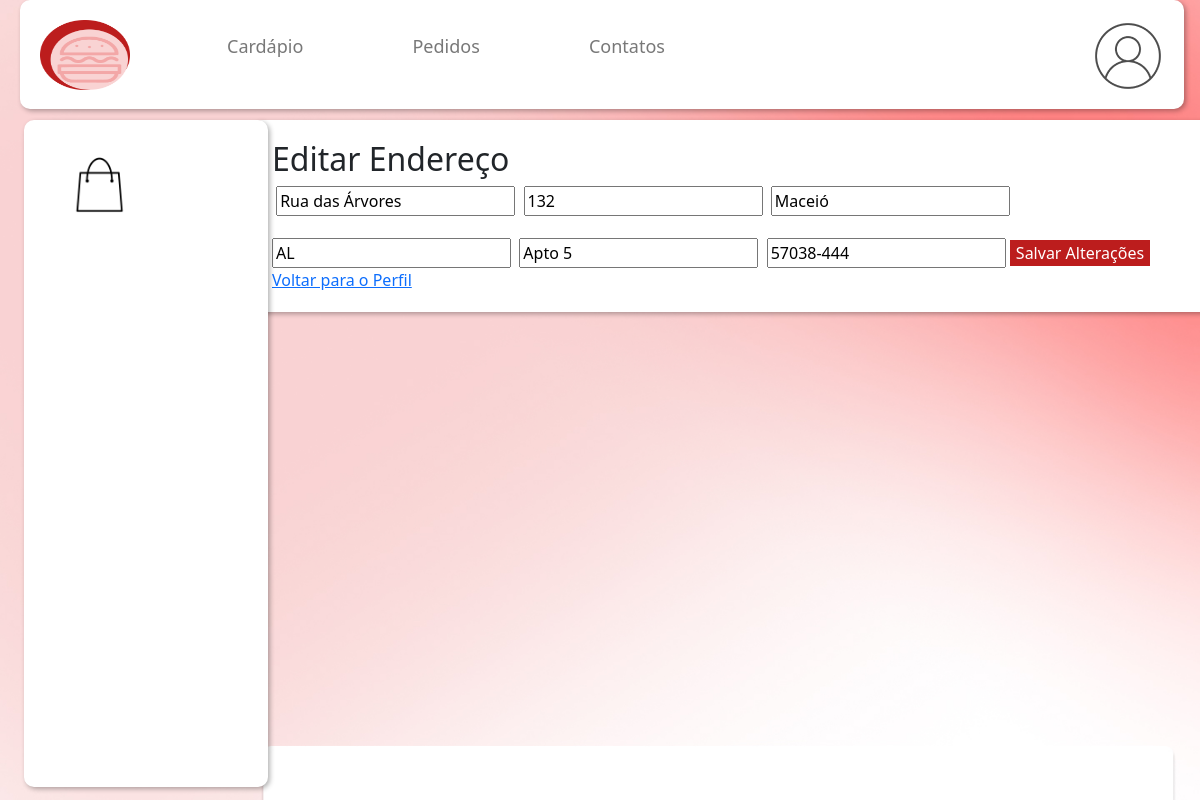
The app's page /edit_endereco/1/ (signed in) with its own data.
### app/models.py (models this page shows, shortened)
class Endereco(models.Model):
    user = models.ForeignKey(User, on_delete=models.CASCADE, related_name="enderecos")
    rua = models.CharField(max_length=500)
    numero = models.CharField(max_length=100)
    cidade = models.CharField(max_length=100)
    estado = models.CharField(max_length=100)
    complemento = models.CharField(max_length=500)
    cep = models.CharField(max_length=20)
    criado_em = models.DateTimeField(auto_now_add=True)

### app/views.py (the view, shortened to what this page needs)
# urls.py: path('edit_endereco/<int:endereco_id>/', edit_endereco, name='edit_endereco'),
def edit_endereco(request, endereco_id):
    endereco = get_object_or_404(Endereco, id=endereco_id, user=request.user)
    return render(request, 'dashboard/endereco_form.html', {'endereco': endereco})

### app/templates/dashboard/endereco_form.html (shortened to what this page needs)
{% extends 'dashboard/dashboard_main.html' %}
{% block sidebar %}
{% if request.user.is_authenticated %}
            <nav class="sidebar-nav">
                <a href="/sacola">
                    <img src="..\..\static\sacola.png" class="sacola">
                </a>
            </nav>
        {% endif %}
{% endblock %}
{% block content %}
{% if request.user.is_authenticated %}
<div class="profile">
    <h2>{% if endereco %}Editar Endereço{% else %}Adicionar Endereço{% endif %}</h2>
    <form method="POST">
        <input type="text" id="rua" name="rua" value="{{ endereco.rua|default:'' }}" placeholder="Rua" required>
        <input type="text" id="numero" name="numero" value="{{ endereco.numero|default:'' }}" placeholder="Número" required>
        <input type="text" id="cidade" name="cidade" value="{{ endereco.cidade|default:'' }}" placeholder="Cidade" required>
        <input type="text" id="estado" name="estado" value="{{ endereco.estado|default:'' }}" placeholder="Estado" required>
        <input type="text" id="complemento" name="complemento" value="{{ endereco.complemento|default:'' }}" placeholder="Complemento">
        <input type="text" id="cep" name="cep" value="{{ endereco.cep|default:'' }}" placeholder="CEP" required>
        <button type="submit" id="botao" class="mt-4" style="border: none;">{% if endereco %}Salvar Alterações{% else %}Adicionar Endereço{% endif %}</button>
    </form>
    <a href="/profile/">Voltar para o Perfil</a>
{% else %}
Você não tem acesso a essa página! Faça login: <br>
<a class="btn btn-dark mt-4 mt-4" href="/">Voltar</a>
{% endif %}
{% endblock %}

### app/static/css/style.css (style rules this page uses)
html { scroll-behavior: smooth; }
#botao { background-color: #BC1D1D; color:white; border: none; }
.background { background: #f0f0f0 url('../background_dashboard.jpg') no-repeat fixed center; background-size: cover; }
.button-container,.top-container,.sidebar,.content-bar,.profile { background-color: white; box-shadow: 2px 2px 5px rgba(0, 0, 0, 0.3); padding: 20px; border-radius: 10px; margin-left: 20px; }
.sidebar-nav a { color: #787878; text-decoration: none; padding: 10px 20px; display: block; font-size: 18px; }
.sacola { height: 72px; width: 72px; justify-self: flex-end; margin-top: auto; }
.profile { width: 80vw; }

### records on screen
Endereco: rua "Rua das Árvores", numero "132", cidade "Maceió", estado "AL", complemento "Apto 5", cep "57038-444"
